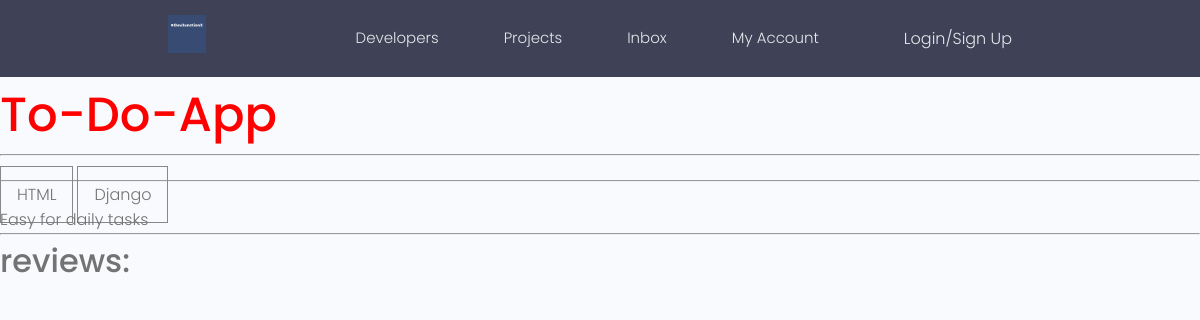
Page /project/9af8c6ac-0e5f-4a09-9816-b83f5dc0b15c/ on the earlier database version.
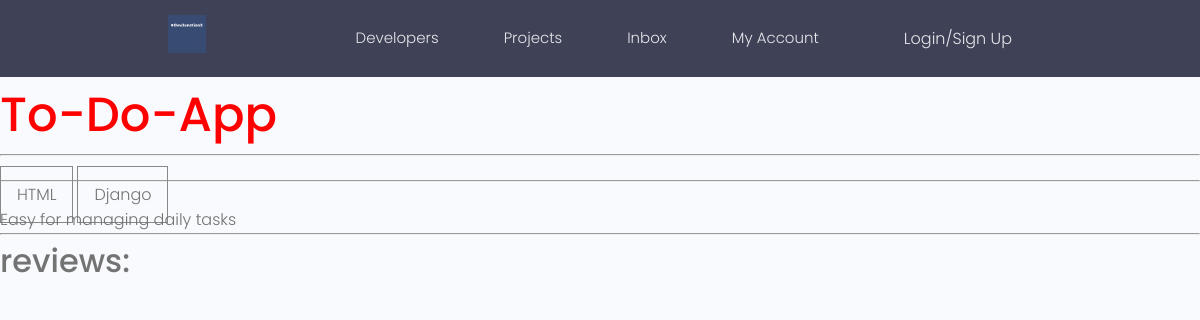
Same page on the later database version.
### projects/models.py (models this page shows, shortened)
class Project(models.Model):
    title = models.CharField(max_length=100)
    description = models.TextField(null=True, blank=True)
    featured_image = models.ImageField(null=True, blank=True, default= 'default.jpg')
    demo_link = models.CharField(max_length=1000, null=True, blank=True)
    source_code = models.CharField(max_length=1000, null=True, blank=True)
    vote_total = models.IntegerField(default=0)
    vote_ratio = models.IntegerField(default=0)
    tags = models.ManyToManyField('Tag', null=True, blank=True)  # Stringfy the model if it is defined below
    created = models.DateTimeField(auto_now_add=True)
    id = models.UUIDField(default=uuid.uuid4, unique=True, primary_key=True, editable=False)
    @property
    def imageURL(self):
        try:
            img = self.featured_image.url
        except:
            img = ''
        return img

### projects/views.py (the view)
# urls.py: path('project/<str:pk>/', views.project, name='project'),
def project(request, pk):
    projectObj = Project.objects.get(id=pk)  # Single project
    tags = projectObj.tags.all()             # project tags
    reviews = projectObj.review_set.all()
    context = {'project' : projectObj, 'tags' : tags, 'reviews': reviews}
    return render(request, 'projects/single-project.html', context)

### projects/models.py (called while the page is built)
    def __str__(self):
        return self.name

### projects/templates/projects/single-project.html (shortened to what this page needs)
{% extends "main.html" %}
{% block content %}
<h1> {{project.title}}</h1>
<hr>
<hr>
{% for tag in tags %}
<span style="border: 1px solid #888; padding: 1em;">{{tag}}</span>
{% endfor %}
<p> {{project.description}}</p>
<hr>
<h3>reviews:</h3>
{% endblock content %}

Differences in the rows shown:
changed Project "To-Do-App": description "Easy for daily tasks" → "Easy for managing daily tasks"
